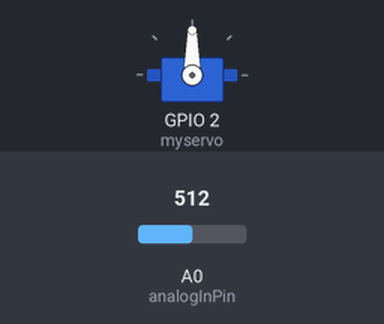
A sketch run on a simulated ESP8266 (NodeMCU). Shown: servo. The test bench sets the inputs (shaded band); at power-on: A0 (analogInPin) = 512. WiFi joins after 1.5 s; servers stay silent unless stated; what the sketch prints to the serial monitor is not drawn.

Above: at 3.0 s.
3.1 s: A0 (analogInPin) set to 716
At 4.4 s:
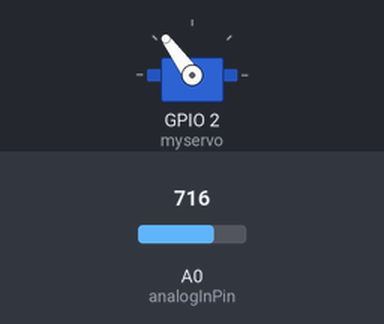
4.8 s: A0 (analogInPin) set to 900
At 5.3 s:
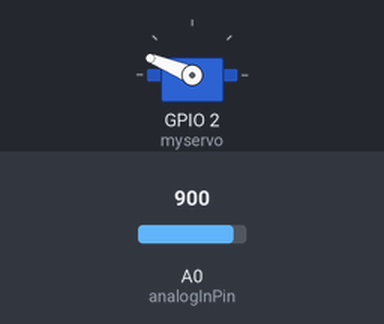
6.3 s: A0 (analogInPin) set to 1023
At 7.5 s:
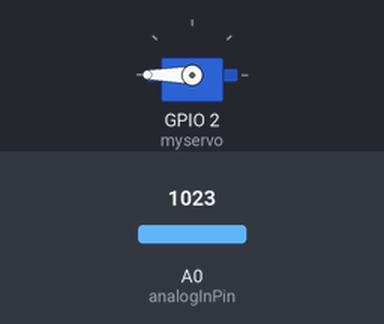
7.8 s: A0 (analogInPin) set to 306
At 8.4 s:
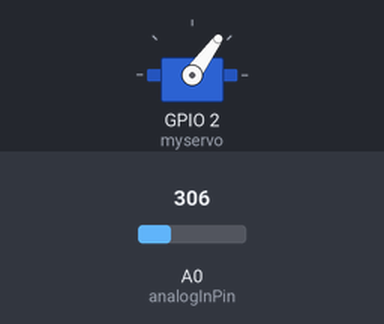
9.4 s: A0 (analogInPin) set to 122
At 10.3 s:
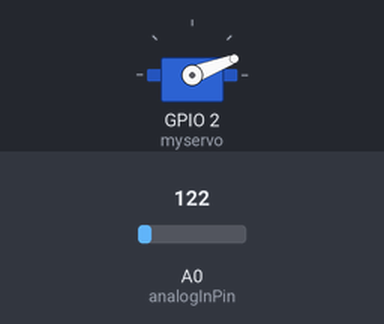
10.9 s: A0 (analogInPin) set to 511
At 12.3 s:
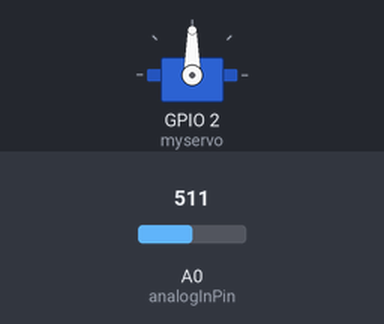
Timing chart, 0 to 13.4 s (numbered marks = the images above; inputs shaded):
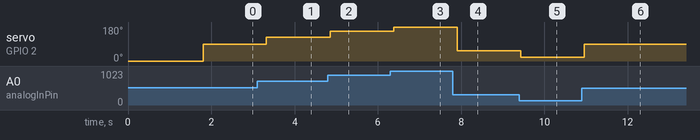

The sketch:

ReadAnalogAndSendToFireBase.ino
```cpp
// (licence header left out)
// FirebaseDemo_ESP8266 is a sample that demo the different functions
// of the FirebaseArduino API.

#include <ESP8266WiFi.h>
#include <FirebaseArduino.h>
#include <Servo.h>
Servo myservo;
// Set these to run example.
#define DEVICENAME "NodeMCUV2_01"
#define FIREBASE_HOST "nodemcuthings.firebaseio.com"
#define FIREBASE_AUTH "kSavdvK0yfm8dcsRtbc3iP4Mx3zP3nM6cmGGIcAG"
//#define WIFI_SSID "Pichaya's iPhone"
//#define WIFI_PASSWORD "pppppppp"
#define WIFI_SSID "photocanvas.in.th"
#define WIFI_PASSWORD "pichaya7831"


const int analogInPin = A0;
int sensorValue = 0;
int readValue = 0;
int estDistance = 0;
void setup() {
  Serial.begin(9600);
  pinMode(LED_BUILTIN, OUTPUT);

  // connect to wifi.
  WiFi.begin(WIFI_SSID, WIFI_PASSWORD);
  Serial.print("connecting");
  while (WiFi.status() != WL_CONNECTED) {
    Serial.print(".");
    delay(500);
  }
  Serial.println();
  Serial.print("connected: ");
  Serial.println(WiFi.localIP());

  Firebase.begin(FIREBASE_HOST, FIREBASE_AUTH);

  Firebase.setString("Devicename", DEVICENAME);
  Firebase.setString("ConnectedOn", WIFI_SSID);

  myservo.attach(2); //D4
  myservo.write(0);
}

int n = 0;
int dB = 0;
void loop() {

  readValue = analogRead(analogInPin);
  sensorValue = map(readValue, 0, 1023, 0, 180);
  dB = WiFi.RSSI();
  estDistance = map(dB, -50, -25, 200, 0);

  myservo.write(sensorValue);


  Firebase.setInt("ConnectionStrength",dB);
  Firebase.setInt("analogval", sensorValue);

  Serial.print("set: analogval [");
  Serial.print(sensorValue);
  Serial.print("] \t ConnectionStrength [");
  Serial.print(dB);
  Serial.print("] \t estDistance [");
  Serial.print(estDistance);
  Serial.print("] \n");
  digitalWrite(LED_BUILTIN, LOW);
  //delay(sensorValue);
  digitalWrite(LED_BUILTIN, HIGH);
}
```

Measured:
- after the input at 3.1 s, servo on GPIO 2 (myservo): 90° → 126° after 0.23 s
- after the input at 4.8 s, servo on GPIO 2 (myservo): 126° → 158° after 0.05 s
- after the input at 6.3 s, servo on GPIO 2 (myservo): 158° → 180° after 0.08 s
- after the input at 7.8 s, servo on GPIO 2 (myservo): 180° → 54° after 0.11 s
- after the input at 9.4 s, servo on GPIO 2 (myservo): 54° → 21° at once
- after the input at 10.9 s, servo on GPIO 2 (myservo): 21° → 90° after 0.05 s
